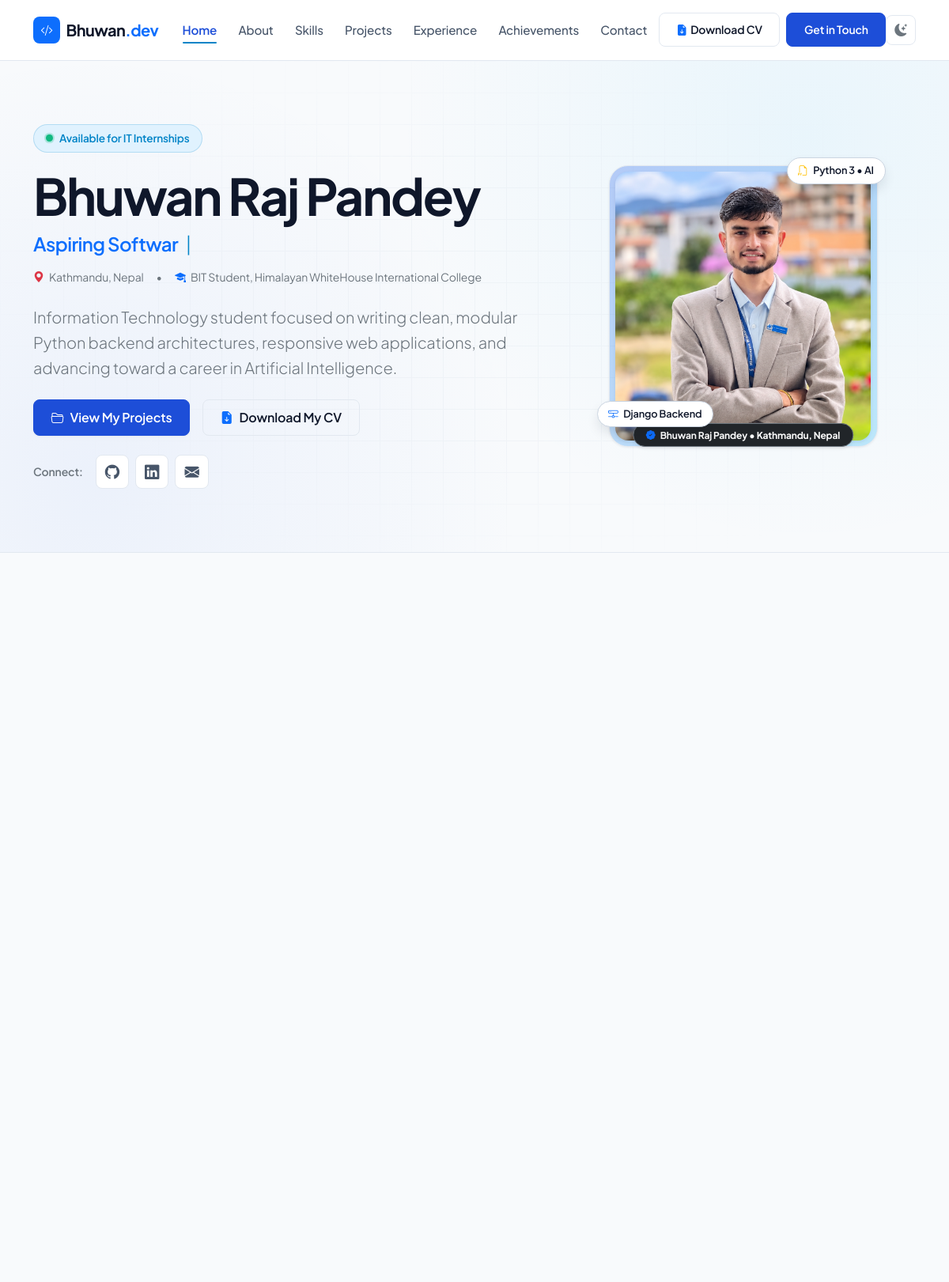
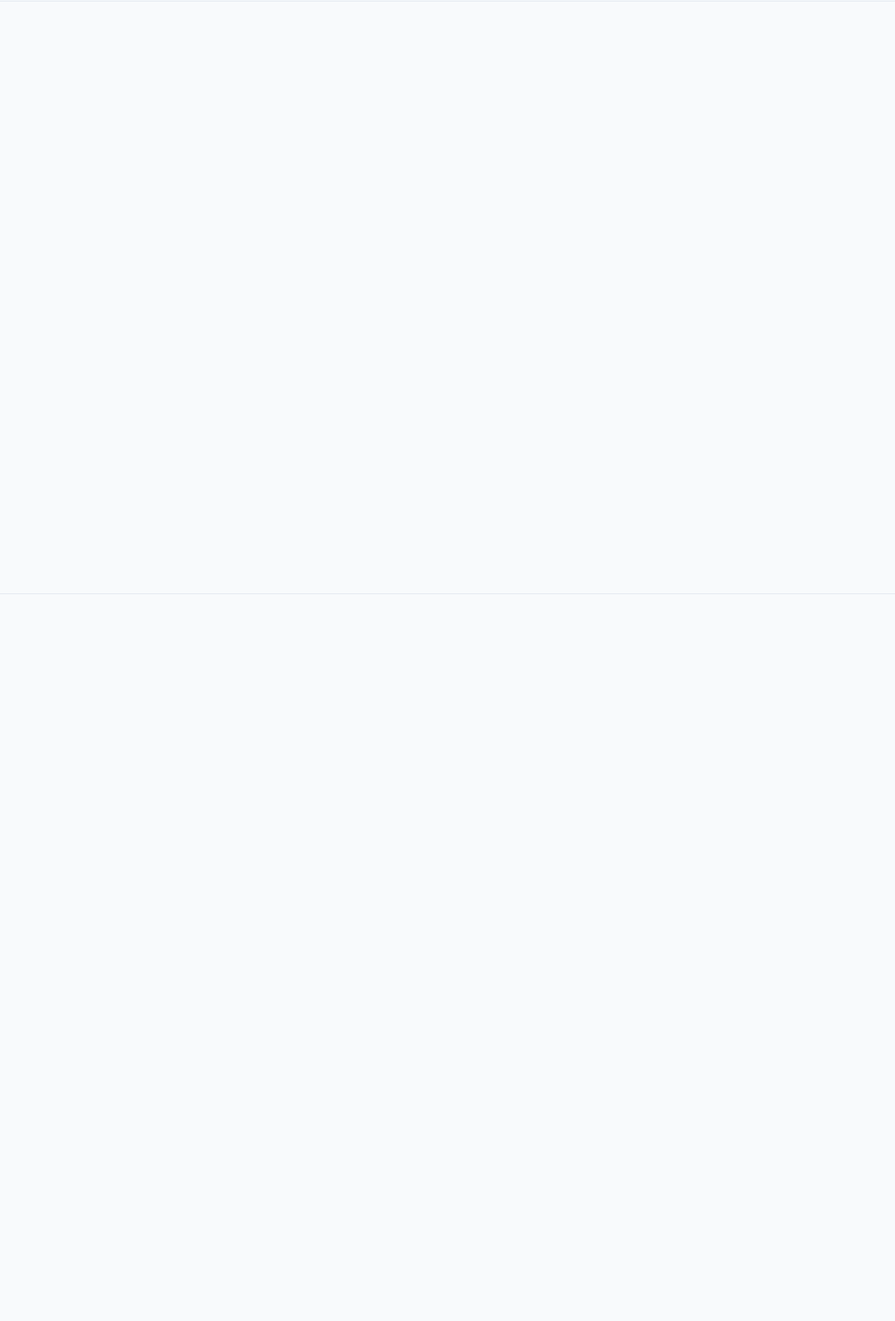
The page / (upper part) on the database its author committed (2 pictures, top to bottom).
### core/models.py (models this page shows, shortened)
class Profile(models.Model):
    full_name = models.CharField(max_length=150, default='Bhuwan Raj Pandey')
    professional_title = models.CharField(
        max_length=200,
        default='Aspiring Software Developer | Python & AI Enthusiast'
    )
    short_bio = models.TextField(
        help_text="Short introductory summary for hero section and card previews"
    )
    detailed_bio = models.TextField(
        help_text="Detailed biographical introduction for the About page (paragraphs separated by blank lines)"
    )
    profile_photo = models.ImageField(
        upload_to='profile/',
        blank=True,
        null=True,
        help_text="Upload your personal profile portrait (JPG, PNG, WebP)"
    )
    email = models.EmailField(default='officialbhuwan454@gmail.com')
    location = models.CharField(max_length=150, default='Kathmandu, Nepal')
    phone = models.CharField(max_length=50, blank=True, help_text="Optional contact number for public display")
    linkedin_url = models.URLField(default='https://www.linkedin.com/in/bhuwan-pandey-2b829a2ba/')
    github_url = models.URLField(default='https://github.com/Bhuwan-110')
    career_objective = models.TextField(
        blank=True,
        help_text="Career goal statement for recruiters and internship programs"
    )
    availability_status = models.CharField(
        max_length=100,
        default='Available for IT Internships',
        help_text="e.g. Available for IT Internships, Open to Collaboration"
    )
    institution = models.CharField(
        max_length=200,
        default='Himalayan WhiteHouse International College'
    )
    degree = models.CharField(
        max_length=200,
        default='Bachelor of Information Technology (BIT)'
    )
    current_semester = models.CharField(max_length=100, default='7th Semester')
    graduation_year = models.CharField(max_length=100, default='2027 (Expected)')
    is_active = models.BooleanField(
        default=True,
        help_text="Only one profile can be active at a time. Saving an active profile deactivates others."
    )
    updated_at = models.DateTimeField(auto_now=True)
    class Meta:
        verbose_name = 'Personal Profile'
        verbose_name_plural = 'Personal Profile'
    @classmethod
    def get_active_profile(cls):
        return cls.objects.filter(is_active=True).first()
    def get_short_bio_paragraphs(self):
        if not self.short_bio:
            return []
        return [p.strip() for p in self.short_bio.split('\n') if p.strip()]

### core/views.py (the view)
# urls.py: path('', views.home, name='home'),
def home(request):
    active_profile = Profile.get_active_profile()
    personal_info = {
        'name': active_profile.full_name if active_profile else 'Bhuwan Raj Pandey',
        'title': active_profile.professional_title if active_profile else 'Aspiring Software Developer | Python & AI Enthusiast',
        'location': active_profile.location if active_profile else 'Kathmandu, Nepal',
        'email': active_profile.email if active_profile else 'officialbhuwan454@gmail.com',
        'linkedin': active_profile.linkedin_url if active_profile else 'https://www.linkedin.com/in/bhuwan-pandey-2b829a2ba/',
        'github': active_profile.github_url if active_profile else 'https://github.com/Bhuwan-110',
        'education': {
            'degree': active_profile.degree if active_profile else 'Bachelor of Information Technology (BIT)',
            'institution': active_profile.institution if active_profile else 'Himalayan WhiteHouse International College',
            'graduation_year': active_profile.graduation_year if active_profile else '2027 (Expected)',
            'current_status': active_profile.current_semester if active_profile else '7th Semester',
            'focus': 'Software Development, Object-Oriented Programming & AI Fundamentals',
        },
        'intro_paragraphs': active_profile.get_short_bio_paragraphs() if (active_profile and active_profile.short_bio) else [
            (
                "I am an Information Technology student interested in Python development, "
                "backend technologies, web applications, and Artificial Intelligence. "
                "I enjoy learning new technologies, exploring practical solutions, and developing "
                "my technical skills through academic projects and independent learning."
            ),
            (
                "I am currently strengthening my Python programming and Object-Oriented Programming "
                "fundamentals while exploring Django and AI technologies. "
                "My long-term ambition is to become an AI Engineer."
            ),
        ],
        'status': active_profile.availability_status if active_profile else 'Available for IT Internships',
    }
    featured_projects_qs = Project.objects.filter(is_published=True).order_by('order', 'id')[:4]
    context = {
        'page_title': f"{personal_info['name']} | Aspiring Software Developer & AI Enthusiast",
        'personal_info': personal_info,
        'profile': active_profile,
        'technical_interests': [
            {
                'title': 'Python Development',
                'icon': 'bi-filetype-py',
                'summary': (
                    'Strengthening core Python 3 and Object-Oriented Programming fundamentals, '
                    'data structures, modular design, and clean algorithmic problem-solving.'
                ),
                'topics': ['Python 3', 'OOP Concepts', 'Data Structures', 'Clean Code'],
            },
            {
                'title': 'Backend Development',
                'icon': 'bi-hdd-stack-fill',
                'summary': (
                    'Building reliable server-side architectures, database schemas, routing, '
                    'and RESTful services utilizing the Django web framework.'
                ),
                'topics': ['Django', 'SQLite', 'RESTful APIs', 'MVC Architecture'],
            },
            {
                'title': 'Web Technologies',
                'icon': 'bi-window-fullscreen',
                'summary': (
                    'Creating clean, responsive, and accessible user interfaces using semantic HTML5, '
                    'CSS3 design systems, JavaScript, and Bootstrap 5.'
                ),
                'topics': ['HTML5 / CSS3', 'JavaScript', 'Bootstrap 5', 'Responsive Design'],
            },
            {
                'title': 'Artificial Intelligence',
                'icon': 'bi-cpu-fill',
                'summary': (
                    'Exploring machine learning fundamentals, data processing with NumPy and Pandas, '
                    'and pursuing a dedicated ambition toward AI engineering.'
                ),
                'topics': ['Machine Learning', 'Data Analysis', 'NumPy & Pandas', 'AI Ambition'],
            },
        ],
        'featured_projects': featured_projects_qs,
    }
    return render(request, 'core/home.html', context)

### core/context_processors.py (called while the page is built, shortened)
def global_portfolio_context(request):
    try:
        active_profile = Profile.get_active_profile()
    except Exception:
        active_profile = None
    try:
        active_cv = CurriculumVitae.get_active_cv()
    except Exception:
        active_cv = None
    if active_profile:
        contact_info = {
            'name': active_profile.full_name,
            'email': active_profile.email,
            'location': active_profile.location,
            'phone': active_profile.phone,
            'institution': active_profile.institution,
            'degree': active_profile.degree,
            'linkedin': active_profile.linkedin_url,
            'github': active_profile.github_url,
            'availability': active_profile.availability_status,
        }
    return {
        'profile': active_profile,
        'active_cv': active_cv,
        'contact_info': contact_info,
    }

### core/models.py (called while the page is built)
    def get_technologies_list(self):
        if not self.technologies:
            return []
        return [t.strip() for t in self.technologies.split(',') if t.strip()]

    @classmethod
    def get_active_cv(cls):
        return cls.objects.filter(is_active=True).first()

### core/templates/core/home.html (shortened to what this page needs)
{% extends 'core/base.html' %}
{% load static %}
{% block content %}
<section id="home" class="section-py border-bottom hero-section-ambient position-relative overflow-hidden" style="border-color: var(--border-subtle) !important;">
    <div class="hero-grid-overlay"></div>
    <div class="container position-relative z-1">
        <div class="row align-items-center justify-content-between g-5">
            <div class="col-lg-7 order-2 order-lg-1">
                <div class="mb-3">
                    <span class="status-pill">
                        <span class="status-dot"></span>
                        {{ personal_info.status }}
                    </span>
                </div>
                <h1 class="display-3 fw-bold mb-2" style="letter-spacing: -0.035em;">
                    {{ personal_info.name }}
                </h1>
                <h2 class="h4 text-primary fw-semibold mb-3 d-flex align-items-center flex-wrap gap-2">
                    <span id="hero-typing-text" data-titles='["Aspiring Software Developer", "Python &amp; Django Enthusiast", "Future AI Engineer", "Backend Systems Explorer"]'>{{ personal_info.title }}</span><span class="typing-cursor" aria-hidden="true">|</span>
                </h2>
                <div class="d-flex flex-wrap align-items-center gap-3 text-secondary small mb-4">
                    <span>
                        <i class="bi bi-geo-alt-fill text-danger me-1"></i>
                        {{ personal_info.location }}
                    </span>
                    <span>&bull;</span>
                    <span>
                        <i class="bi bi-mortarboard-fill text-primary me-1"></i>
                        BIT Student, Himalayan WhiteHouse International College
                    </span>
                </div>
                <p class="lead text-secondary mb-4" style="max-width: 620px;">
                    Information Technology student focused on writing clean, modular Python backend architectures,
                    responsive web applications, and advancing toward a career in Artificial Intelligence.
                </p>
                <div class="d-flex flex-wrap align-items-center gap-3 mb-4">
                    <a href="#projects" class="btn btn-primary-custom d-inline-flex align-items-center gap-2">
                        <i class="bi bi-folder2-open"></i>
                        <span>View My Projects</span>
                    </a>
                    {% if active_cv %}
                    <a href="{% url 'core:download_cv' %}" class="btn btn-outline-custom d-inline-flex align-items-center gap-2" download title="{{ active_cv.title }}">
                        <i class="bi bi-file-earmark-arrow-down-fill text-primary"></i>
                        <span>Download My CV</span>
                    </a>
                    {% else %}
                    <a href="{% url 'core:contact' %}" class="btn btn-outline-custom d-inline-flex align-items-center gap-2 text-secondary" title="CV available upon request">
                        <i class="bi bi-file-earmark-text text-secondary"></i>
                        <span>Request CV</span>
                    </a>
                    {% endif %}
                </div>
                <div class="d-flex align-items-center gap-2">
                    <span class="text-secondary small fw-semibold me-2">Connect:</span>
                    <a href="{{ personal_info.github }}" target="_blank" rel="noopener noreferrer" class="hero-social-link" aria-label="GitHub Profile (Bhuwan-110)" title="GitHub: Bhuwan-110">
                        <i class="bi bi-github"></i>
                    </a>
                    <a href="{{ personal_info.linkedin }}" target="_blank" rel="noopener noreferrer" class="hero-social-link" aria-label="LinkedIn Profile" title="LinkedIn Profile">
                        <i class="bi bi-linkedin"></i>
                    </a>
                    <a href="mailto:{{ personal_info.email }}" class="hero-social-link" aria-label="Send Email to Bhuwan" title="Email: {{ personal_info.email }}">
                        <i class="bi bi-envelope-fill"></i>
                    </a>
                </div>
            </div>
            <div class="col-lg-5 order-1 order-lg-2 text-center">
                <div class="profile-avatar-wrapper position-relative">
                    <div class="floating-tech-pill pill-top-right">
                        <i class="bi bi-filetype-py text-warning"></i>
                        <span>Python 3 &bull; AI</span>
                    </div>
                    <div class="floating-tech-pill pill-bottom-left">
                        <i class="bi bi-hdd-network text-primary"></i>
                        <span>Django Backend</span>
                    </div>
                    <div class="profile-avatar-card">
                        <img src="{% if profile and profile.profile_photo %}{{ profile.profile_photo.url }}{% else %}{% static 'core/images/profile-picture.png' %}{% endif %}" alt="{{ personal_info.name }}" class="profile-avatar-img shadow-sm" width="340" height="340">
                    </div>
                    <div class="position-absolute bottom-0 start-50 translate-middle-x mb-n2" style="white-space: nowrap;">
                        <span class="badge bg-dark text-white border border-secondary px-3 py-2 shadow-sm rounded-pill small">
                            <i class="bi bi-patch-check-fill text-primary me-1"></i> {{ personal_info.name }} &bull; {{ personal_info.location }}
                        </span>
                    </div>
                </div>
            </div>
        </div>
    </div>
</section>
<section id="about" class="section-py border-bottom" style="border-color: var(--border-subtle) !important;">
    <div class="container">
        <div class="row g-4 align-items-stretch">
        </div>
    </div>
</section>
<section id="interests" class="section-py border-bottom" style="border-color: var(--border-subtle) !important;">
    <div class="container">
        <div class="row g-4">
        </div>
    </div>
</section>
<section id="projects" class="section-py border-bottom" style="border-color: var(--border-subtle) !important;">
    <div class="container">
        <div class="row g-4">
        </div>
    </div>
</section>
{% endblock %}

### rows shown on the page
Profile: status "Available for IT Internships", name "Bhuwan Raj Pandey", location "Kathmandu, Nepal", profile_photo (picture)
